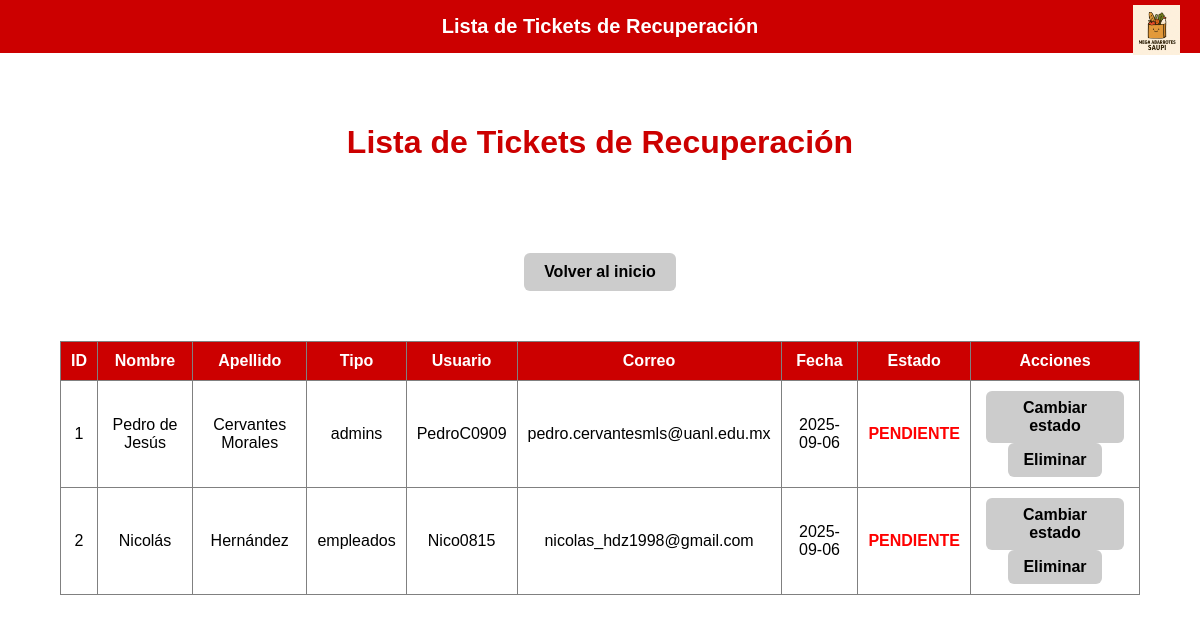
/tickets.php, run on the app's committed database.
### tables this page shows
CREATE TABLE `tickets_recuperacion` (
  `id` int(11) NOT NULL,
  `nombre` varchar(255) NOT NULL,
  `apellido` varchar(255) NOT NULL,
  `tipo` varchar(255) NOT NULL,
  `usuario` varchar(255) NOT NULL,
  `correo` varchar(255) NOT NULL,
  `fecha` date NOT NULL,
  `estado` varchar(255) NOT NULL
);

### tickets.php (the view, shortened to what this page needs)
<?php
include "views/header.php";
include("config/conexion.php");
$conn = new mysqli($host, $user, $pass, $db);
$sql = "SELECT * FROM tickets_recuperacion ORDER BY id ASC";
$result = $conn->query($sql);
?>
<link rel="stylesheet" href="assets/css/style.css">
<div class="container" style="flex-direction: column; align-items: center; margin-top: 50px;">
    <h1 style="color:#c00;">Lista de Tickets de Recuperación</h1>
    <div style="margin-top:20px;">
        <a href="inicio_admin.php" class="btn-volver">Volver al inicio</a>
    </div>
    <table border="1" cellpadding="10" cellspacing="0"
           style="border-collapse: collapse; width: 90%; margin-top: 20px; text-align:center;">
        <thead style="background-color:#c00; color:white;">
            <tr>
                <th>ID</th>
                <th>Nombre</th>
                <th>Apellido</th>
                <th>Tipo</th>
                <th>Usuario</th>
                <th>Correo</th>
                <th>Fecha</th>
                <th>Estado</th>
                <th>Acciones</th>
            </tr>
        </thead>
        <tbody>
            <?php if ($result && $result->num_rows > 0): ?>
                <?php while($row = $result->fetch_assoc()): ?>
                    <tr>
                        <td><?= $row['id'] ?></td>
                        <td><?= htmlspecialchars($row['nombre']) ?></td>
                        <td><?= htmlspecialchars($row['apellido']) ?></td>
                        <td><?= htmlspecialchars($row['tipo']) ?></td>
                        <td><?= htmlspecialchars($row['usuario']) ?></td>
                        <td><?= htmlspecialchars($row['correo']) ?></td>
                        <td><?= htmlspecialchars($row['fecha']) ?></td>
                        <td>
                            <?php if ($row['estado'] == 'PENDIENTE'): ?>
                                <span style="color: red; font-weight:bold;">PENDIENTE</span>
                            <?php else: ?>
                                <span style="color: green; font-weight:bold;">COMPLETADO</span>
                            <?php endif; ?>
                        </td>
                        <td>
                            <a href="?cambiar_estado=<?= $row['id'] ?>"
                               class="editar-btn"
                               onclick="return confirm('¿Deseas cambiar el estado de este ticket?');">
                               Cambiar estado
                            </a>
                            <a href="?eliminar=<?= $row['id'] ?>"
                               class="eliminar"
                               onclick="return confirm('¿Seguro que deseas eliminar este ticket?');">
                               Eliminar
                            </a>
                        </td>
                    </tr>
                <?php endwhile; ?>
            <?php else: ?>
                <tr>
                    <td colspan="9">No hay tickets registrados</td>
                </tr>
            <?php endif; ?>
        </tbody>
    </table>
</div>

### assets/css/style.css (style rules this page uses)
.container { display: flex; flex-wrap: wrap; justify-content: center; gap: 30px; margin-top: 60px; }
.eliminar { background: white; color: #c00; font-weight: bold; border: none; padding: 5px; border-radius: 4px; cursor: pointer; }
.editar-btn { background: white; color: #c00; font-weight: bold; border: none; padding: 5px; border-radius: 4px; cursor: pointer; }
.editar-btn, .eliminar, .btn-volver { background-color: #ccc; color: #000; font-weight: bold; border: none; padding: 8px 15px; border-radius: 6px; cursor: pointer; text-decoration: none; margin: 0 5px; display: inline-block; transition: background 0.3s ease, color 0.3s ease; }
.btn-volver { margin-top: 20px; padding: 10px 20px; background-color: #ccc; color: #000; font-weight: bold; border: none; border-radius: 6px; cursor: pointer; transition: background 0.3s ease, color 0.3s ease; }

### data on the page
tickets_recuperacion: id "1", nombre "Pedro de Jesús", apellido "Cervantes Morales", tipo "admins", usuario "PedroC0909", correo "pedro.cervantesmls@uanl.edu.mx", fecha "2025-09-06", estado "PENDIENTE"
tickets_recuperacion: id "2", nombre "Nicolás", apellido "Hernández", tipo "empleados", usuario "Nico0815", correo "nicolas_hdz1998@gmail.com", fecha "2025-09-06", estado "PENDIENTE"

### other printed values
$title "Lista de Tickets de Recuperación"
